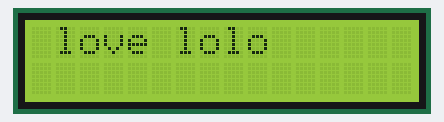
The sketch below on a simulated Arduino Uno, built with avr-gcc and run on an emulated ATmega328P. On the bench: 16×2 character LCD.

Above: at 1.68 s.
At 2.48 s:
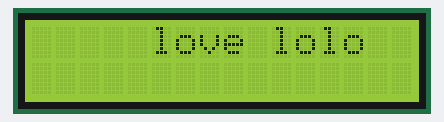
At 3.08 s:
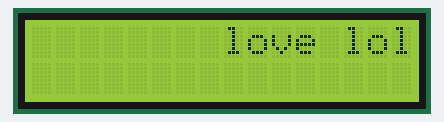
At 4.6 s:
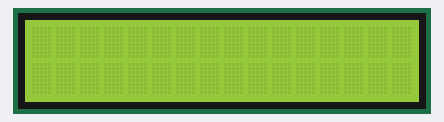
At 7.9 s:
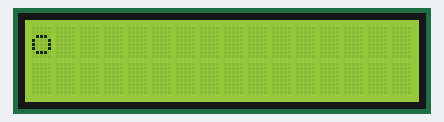
At 10.31 s:
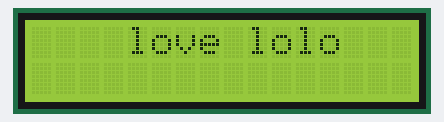

The sketch:

lcd.ino
```cpp
#include <Wire.h>
#include <LiquidCrystal_I2C.h>


// Set the pins on the I2C chip used for LCD connections:
//                    addr, en,rw,rs,d4,d5,d6,d7,bl,blpol
LiquidCrystal_I2C lcd(0x27);  // Set the LCD I2C address

void setup()
{
  lcd.begin(16,2);         // initialize the lcd for 16 chars 2 lines and turn on backlight

// ------- Quick 3 blinks of backlight  -------------
  for(int i = 0; i< 3; i++)
  {
    lcd.backlight();
    delay(250);
    lcd.noBacklight();
    delay(250);
  }
  lcd.backlight();
  lcd.setCursor(0,0);
  lcd.print("love lolo");
}

void loop()
{

   for (int positionCounter = 0; positionCounter < 10; positionCounter++) {
    // scroll one position left:
    lcd.scrollDisplayRight();
    // wait a bit:
    delay(200);
  }


}
```

Measured:
- by itself, everything shown: repeats every 8.0 s, in 25 steps
- what the display in image 3 shows lasts 3.2 s, from 4.6 s to 7.8 s
